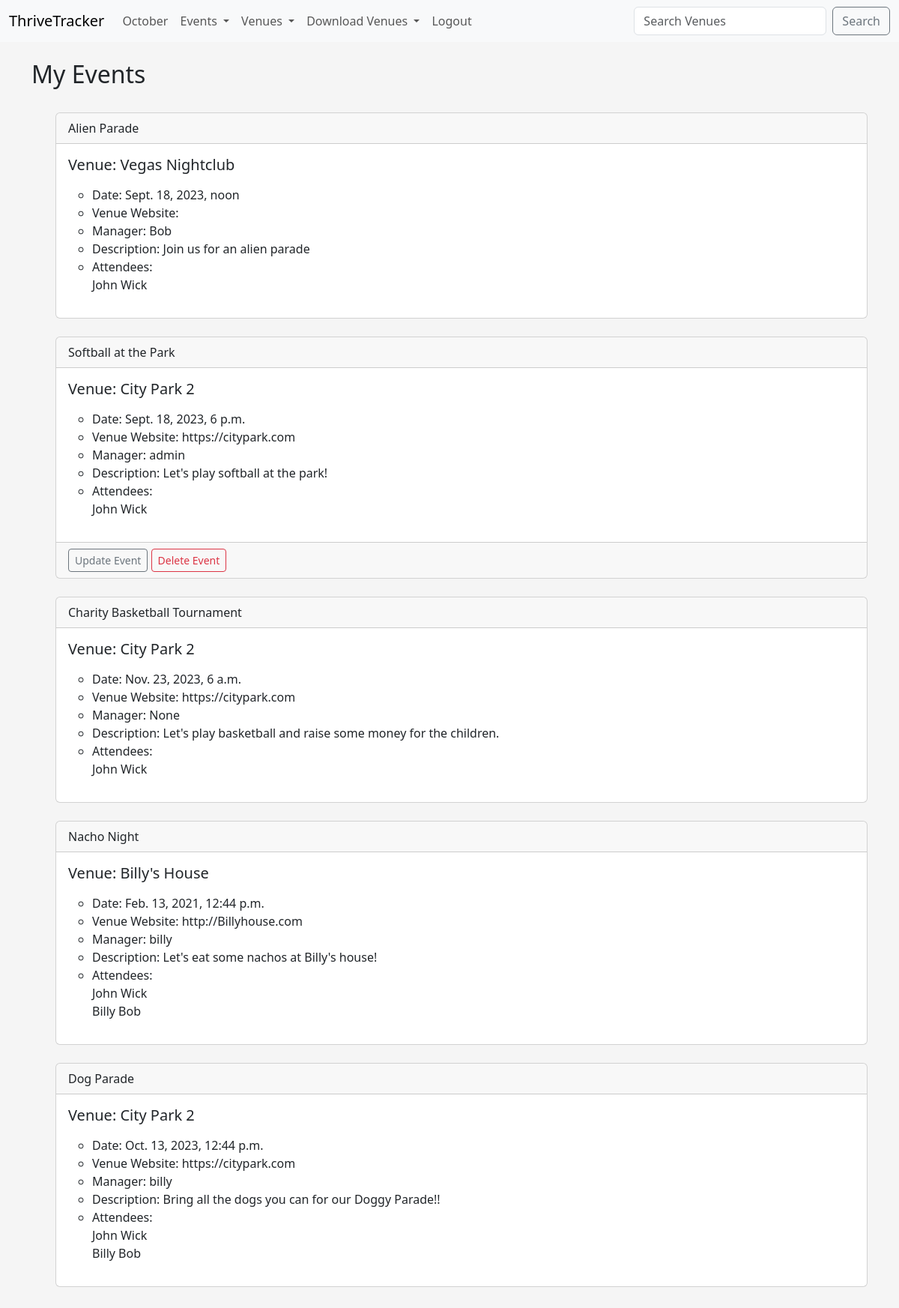
The app's page /my_events (signed in) with its own data.
### addiction_calendar/models.py (models this page shows, shortened)
class Event(models.Model):
    name = models.CharField('Event Name', max_length=200)
    event_date = models.DateTimeField('Event Date')
    venue = models.ForeignKey(Venue, blank=True, null=True, on_delete=models.CASCADE)
    manager = models.ForeignKey(User, blank = True, null = True, on_delete=models.SET_NULL)
    description = models.TextField('Event Description', blank=True)
    attendees = models.ManyToManyField(ThriveTrackerUser, blank=True)
    approved = models.BooleanField('Aprroved', default=False)
    def __str__(self):
        return self.name

class Venue(models.Model):
    name = models.CharField('Venue Name', max_length=200)
    address = models.CharField('Venue Address', max_length=300)
    zip_code = models.CharField('Venue Zip Code', max_length=15)
    phone = models.CharField('Venue Phone', max_length=20, blank=True)
    web = models.URLField('Venue Website', blank=True)
    email_address = models.EmailField('Venue Email', blank=True)
    owner = models.IntegerField('Venue Owner', blank=False, default = 1)
    venue_image = models.ImageField('Venue Image', upload_to='images/', blank=True, null=True)
    def __str__(self):
        return self.name

class ThriveTrackerUser(models.Model):
    first_name = models.CharField('First Name', max_length=200)
    last_name = models.CharField('Last Name', max_length=200)
    username = models.CharField('Username', max_length=200)
    email = models.EmailField('Email Address')
    def __str__(self):
        return self.first_name + ' ' + self.last_name

### addiction_calendar/views.py (the view)
# urls.py: path('my_events', views.my_events, name='my-events'),
def my_events(request):
    if request.user.is_authenticated:
        me = request.user.id
        events = Event.objects.filter(attendees=me)
        return render(request, 'addiction_events/my_events.html',
                      {"events":events})
    else:
        messages.success(request, ("You Aren't Authorized To View This Page"))
        return redirect('home')

### addiction_calendar/templates/addiction_events/my_events.html (shortened to what this page needs)
{% extends 'addiction_events/base.html' %}
{% block content %}
    <h2>My Events</h2>
    <br/>
    <ul>
        {% for event in events %}
        <div class="card">
            <div class="card-header">
                {{ event }}
            </div>
            <div class="card-body">
              <h5 class="card-title">Venue: {{ event.venue }}</h5>
              <p class="card-text">
                <ul>
                    <li>Date: {{ event.event_date }}</li>
                    <li>Venue Website: {{ event.venue.web }}</li>
                    <li>Manager: {{ event.manager }}</li>
                    <li>Description: {{ event.description }}</li>
                    <li>Attendees:
                        <br/>
                    {% for user in event.attendees.all %}
                         {{ user }}
                         <br/>
                    {% endfor %}
                    </li>
                </ul>
            </p>
          </div>
          {% if user.is_authenticated %}
            {% if user == event.manager %}
            <div class="card-footer text-muted">
                <a href="{% url 'update-event' event.id %}" class='btn btn-outline-secondary btn-sm'>Update Event</a>
                <a href="{% url 'delete-event' event.id %}" class='btn btn-outline-danger btn-sm'>Delete Event</a>
            </div>
            {% endif %}
        {% endif %}
        </div>
        <br/>
        {% endfor %}
{% endblock %}

### addiction_calendar/templates/addiction_events/base.html (style rules this page uses)
body { background: #f5f5f5; }

### records on screen
Event: name "Alien Parade", venue "Vegas Nightclub", event_date "Sept. 18, 2023, noon", manager "Bob", description "Join us for an alien parade"
ThriveTrackerUser: first_name+last_name "John Wick"
Event: name "Softball at the Park", venue "City Park 2", event_date "Sept. 18, 2023, 6 p.m.", venue.web "https://citypark.com", manager "admin", description "Let's play softball at the park!", shows "Update Event"
Event: name "Charity Basketball Tournament", venue "City Park 2", event_date "Nov. 23, 2023, 6 a.m.", venue.web "https://citypark.com", manager "None", description "Let's play basketball and raise some money for the children."
Event: name "Nacho Night", venue "Billy's House", event_date "Feb. 13, 2021, 12:44 p.m.", venue.web "http://Billyhouse.com", manager "billy", description "Let's eat some nachos at Billy's house!"
ThriveTrackerUser: first_name+last_name "Billy Bob"
Event: name "Dog Parade", venue "City Park 2", event_date "Oct. 13, 2023, 12:44 p.m.", venue.web "https://citypark.com", manager "billy", description "Bring all the dogs you can for our Doggy Parade!!"
